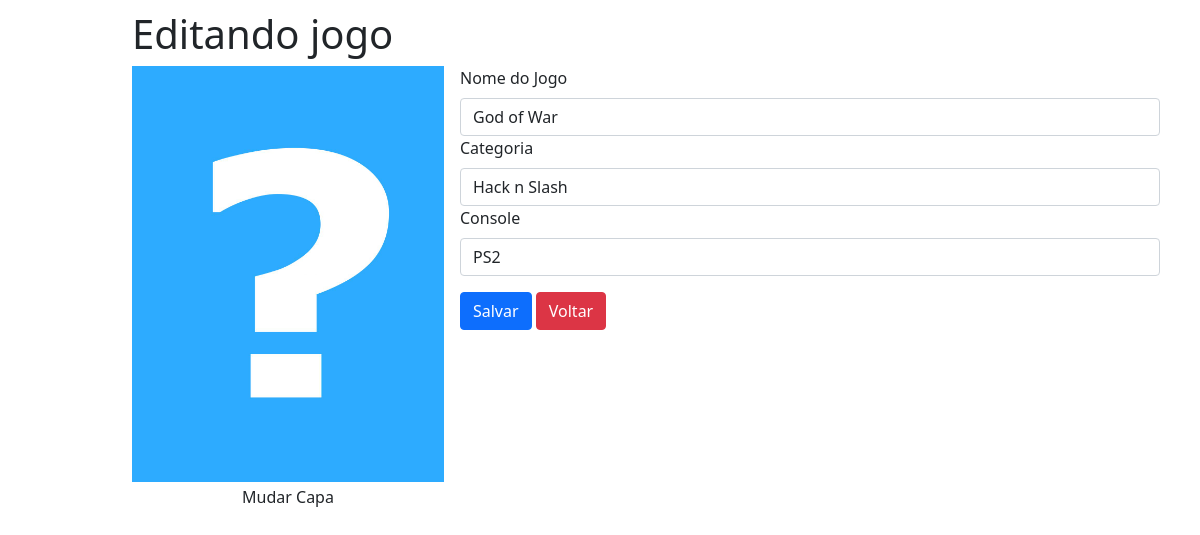
/editar/2 (signed in), run on the app's committed database.
### models.py (models this page shows, shortened)
class Jogos(db.Model):
    __tablename__ = 'jogos'  # força nome da tabela
    id = db.Column(db.Integer, primary_key=True, autoincrement=True)
    nome = db.Column(db.String(50), nullable=False)
    categoria = db.Column(db.String(40), nullable=False)
    console = db.Column(db.String(20), nullable=False)

### views_game.py (the view)
@app.route('/editar/<int:id>')
def editar(id):
    if 'usuario_logado' not in session or session['usuario_logado'] == None:
        return redirect(url_for('login', proxima=url_for('editar')))
    jogo = Jogos.query.filter_by(id=id).first()
    form = FormularioJogo()
    form.nome.data = jogo.nome
    form.categoria.data = jogo.categoria
    form.console.data = jogo.console
    capa_jogo = recupera_imagem(id)
    return render_template('editar.html', titulo='Editando jogo', id=id, capa_jogo=capa_jogo, form=form)

### helpers.py
class FormularioJogo(FlaskForm):
    nome = StringField('Nome do Jogo', [validators.DataRequired(), validators.Length(min=1, max=50)])
    categoria = StringField('Categoria', [validators.DataRequired(), validators.Length(min=1, max=40)])
    console = StringField('Console', [validators.DataRequired(), validators.Length(min=1, max=20)])
    salvar = SubmitField('Salvar')

### helpers.py (called while the page is built)
def recupera_imagem(id):
    for nome_arquivo in os.listdir(app.config['UPLOAD_PATH']):
        if f'capa{id}' in nome_arquivo:
            return nome_arquivo
    return 'capa_padrao.jpg'

### templates/editar.html (shortened to what this page needs)
{% extends "template.html" %}
{% block conteudo %}
      <form class="formularioJogo" action="{{ url_for('atualizar') }}" method="post" enctype="multipart/form-data">
        <figure class="img thumbnail col-md-4 formularioImagem">
          <img class="img-fluid" src="{{ url_for('imagem', nome_arquivo=capa_jogo) }}">
          <figcaption>
            <label class="fileContainer">
              Mudar Capa
            </label>
          </figcaption>
        </figure>
        <fieldset>
          <div class="form-group inputBox">
            {{ form.nome.label(class="form-label") }}
            {{ form.nome(class="form-control") }}
          </div>
          <div class="form-group inputBox">
            {{ form.categoria.label(class="form-label") }}
            {{ form.categoria(class="form-control") }}
          </div>
          <div class="form-group inputBox">
            {{ form.console.label(class="form-label") }}
            {{ form.console(class="form-control") }}
          </div>
          <div class="form-group buttons">
            {{ form.salvar(class="btn btn-primary") }}
            <a class="btn btn-danger" href="{{ url_for('index') }}">Voltar</a>
          </div>
        </fieldset>
      </form>
{% endblock %}

### static/app.css (style rules this page uses)
body { padding-top: 10px; }
.btn { margin-bottom: 10px; }
figcaption { text-align: center; margin: 3px auto; }
.fileContainer { overflow: hidden; position: relative; }
.formularioJogo { display: flex; }
.formularioImagem { margin-right: 16px }
.buttons { margin-top: 16px }
.inputBox { width: 700px; }

### data on the page
Jogos: nome "God of War", categoria "Hack n Slash", console "PS2"

### other printed values
{{ titulo }} "Editando jogo"
